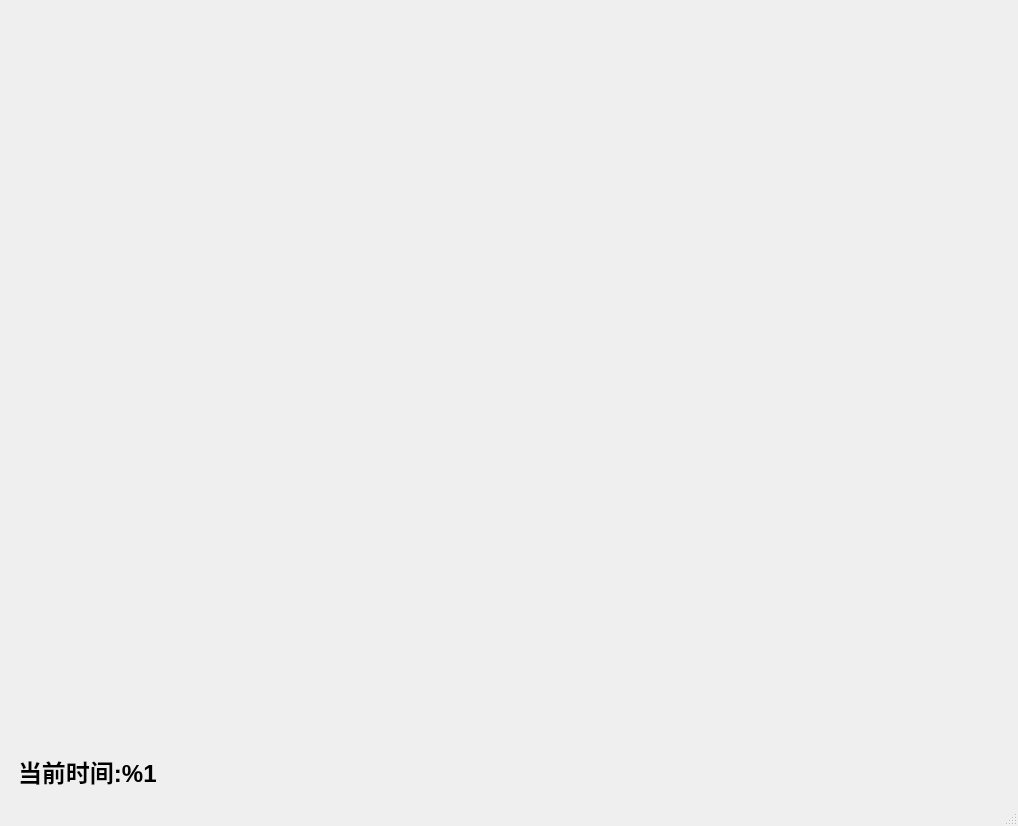
<?xml version="1.0" encoding="UTF-8"?>
<ui version="4.0">
 <class>ChartDemo</class>
 <widget class="QMainWindow" name="ChartDemo">
  <property name="geometry">
   <rect>
    <x>0</x>
    <y>0</y>
    <width>1018</width>
    <height>826</height>
   </rect>
  </property>
  <property name="windowTitle">
   <string>MainWindow</string>
  </property>
  <widget class="QWidget" name="centralwidget">
   <layout class="QVBoxLayout" name="verticalLayout_6">
    <item>
     <layout class="QVBoxLayout" name="verticalLayout_4">
      <item>
       <widget class="QWidget" name="widget" native="true">
        <layout class="QVBoxLayout" name="verticalLayout_5">
         <item>
          <layout class="QHBoxLayout" name="horizontalLayout_2">
           <item>
            <widget class="QWidget" name="widget_2" native="true">
             <property name="styleSheet">
              <string notr="true">border-color: qradialgradient(spread:repeat, cx:0.5, cy:0.5, radius:0.077, fx:0.5, fy:0.5, stop:0 rgba(0, 169, 255, 147), stop:0.497326 rgba(0, 0, 0, 147), stop:1 rgba(0, 169, 255, 147));</string>
             </property>
             <layout class="QVBoxLayout" name="verticalLayout_2">
              <item>
               <layout class="QVBoxLayout" name="vlayout_pie"/>
              </item>
             </layout>
            </widget>
           </item>
           <item>
            <widget class="QWidget" name="widget1" native="true">
             <layout class="QVBoxLayout" name="verticalLayout">
              <item>
               <layout class="QVBoxLayout" name="vlayout_line"/>
              </item>
             </layout>
            </widget>
           </item>
          </layout>
         </item>
         <item>
          <layout class="QHBoxLayout" name="horizontalLayout_3">
           <item>
            <widget class="QWidget" name="widget_3" native="true">
             <property name="styleSheet">
              <string notr="true">border-color: qradialgradient(spread:repeat, cx:0.5, cy:0.5, radius:0.077, fx:0.5, fy:0.5, stop:0 rgba(0, 169, 255, 147), stop:0.497326 rgba(0, 0, 0, 147), stop:1 rgba(0, 169, 255, 147));</string>
             </property>
             <layout class="QHBoxLayout" name="horizontalLayout">
              <item>
               <layout class="QVBoxLayout" name="vlayout_bar"/>
              </item>
             </layout>
            </widget>
           </item>
           <item>
            <widget class="QWidget" name="widget_4" native="true">
             <property name="styleSheet">
              <string notr="true">border-color: qradialgradient(spread:repeat, cx:0.5, cy:0.5, radius:0.077, fx:0.5, fy:0.5, stop:0 rgba(0, 169, 255, 147), stop:0.497326 rgba(0, 0, 0, 147), stop:1 rgba(0, 169, 255, 147));</string>
             </property>
             <layout class="QVBoxLayout" name="verticalLayout_3">
              <item>
               <layout class="QVBoxLayout" name="vlayout_spline"/>
              </item>
             </layout>
            </widget>
           </item>
          </layout>
         </item>
        </layout>
       </widget>
      </item>
     </layout>
    </item>
    <item>
     <widget class="QWidget" name="widget_5" native="true">
      <property name="maximumSize">
       <size>
        <width>16777215</width>
        <height>50</height>
       </size>
      </property>
      <layout class="QHBoxLayout" name="horizontalLayout_4">
       <item>
        <widget class="QLabel" name="label_time">
         <property name="text">
          <string>&lt;h1 align=\&quot;center\&quot;&gt;当前时间:&lt;span style=\&quot; font-size:18pt; color:#405cff; front-weight:bold;\&quot;&gt;%1&lt;/span&gt;&lt;/h1&gt;</string>
         </property>
        </widget>
       </item>
      </layout>
     </widget>
    </item>
   </layout>
  </widget>
  <widget class="QMenuBar" name="menubar">
   <property name="geometry">
    <rect>
     <x>0</x>
     <y>0</y>
     <width>1018</width>
     <height>22</height>
    </rect>
   </property>
  </widget>
  <widget class="QStatusBar" name="statusbar"/>
 </widget>
 <resources/>
 <connections/>
</ui>
